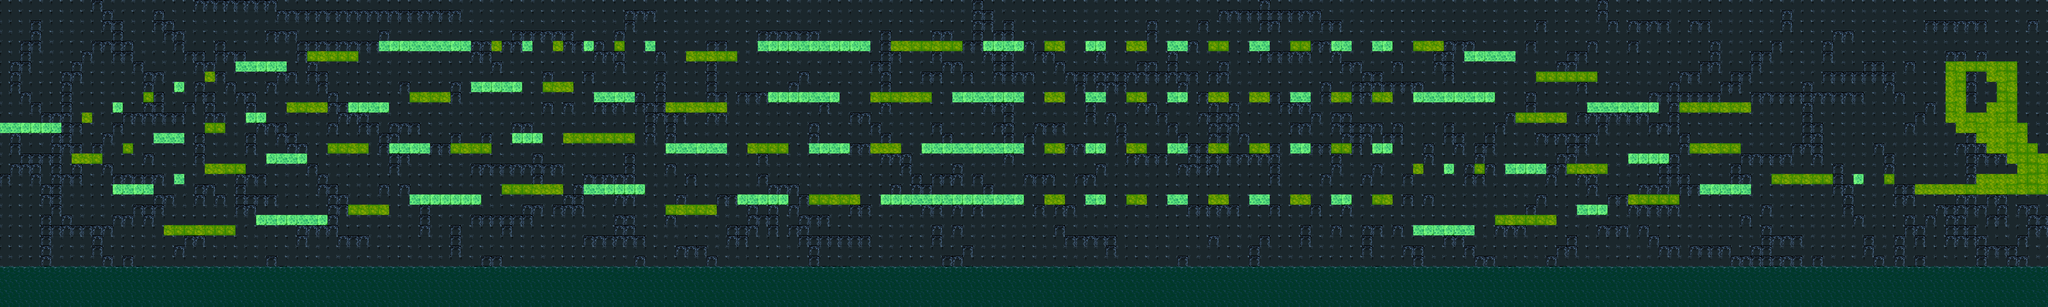

Below is a game level as drawn by its tile map, then a one-line description and the .tmx that defines it (tile-layer data replaced by summaries):
An orthogonal 200x30 tile map with 32x32 px tiles, 4 tile layers (background, water, top, Navigation) and 143 objects (10x 3, 6x 2, 4x 1).

<map version="1.0" orientation="orthogonal" renderorder="right-down" width="200" height="30" tilewidth="32" tileheight="32" nextobjectid="417">
 <tileset firstgid="1" name="platforms" tilewidth="32" tileheight="32" tilecount="30" columns="5">
  <image source="platformsPath.png" width="160" height="192" />
  <terraintypes>
   <terrain name="fire" tile="0" />
   <terrain name="ice" tile="8" />
   <terrain name="waves" tile="5" />
   <terrain name="water" tile="10" />
   <terrain name="background" tile="15" />
   <terrain name="background 1" tile="16" />
  </terraintypes>
  <tile id="0" terrain="0,0,0,0" />
  <tile id="1" terrain="0,0,0,0" />
  <tile id="5" terrain="2,2,2,2" />
  <tile id="6" terrain="2,2,2,2" />
  <tile id="7" terrain="2,2,2,2" />
  <tile id="8" terrain="1,1,1,1" />
  <tile id="10" terrain="3,3,3,3" />
  <tile id="11" terrain="3,3,3,3" />
  <tile id="12" terrain="3,3,3,3" />
  <tile id="13" terrain="1,1,1,1" />
  <tile id="15" terrain="4,4,4,4" />
  <tile id="16" terrain="5,5,5,5" />
  <tile id="17" terrain="4,4,4,4" />
  <tile id="18" terrain="5,5,5,5" />
 </tileset>
 <layer name="background" width="200" height="30">
  <data>[6000 cells, 6000 non-empty, 4 distinct tile ids]</data>
 </layer>
 <layer name="water" width="200" height="30">
  <data>[6000 cells, 800 non-empty, 6 distinct tile ids]</data>
 </layer>
 <layer name="top" width="200" height="30">
  <data>[6000 cells, 494 non-empty, 4 distinct tile ids]</data>
 </layer>
 <layer name="Navigation" width="200" height="30">
  <data>[6000 cells, 494 non-empty, 1 distinct tile ids]</data>
 </layer>
 <objectgroup name="initialPos">
  <object id="13" x="124.333" y="331.333" width="52" height="50.6667">
   <ellipse />
  </object>
 </objectgroup>
 <objectgroup name="border_col">
  <object id="1" x="0" y="0" width="6400" height="1" />
  <object id="4" x="0" y="0" width="1" height="960" />
  <object id="7" x="6399" y="0" width="1" height="960" />
  <object id="10" x="0" y="959" width="6400" height="1" />
 </objectgroup>
 <objectgroup name="poison_col">
  <object id="12" x="2" y="837" width="6400" height="4" />
 </objectgroup>
 <objectgroup name="fire_col_top">
  <object id="144" x="257.333" y="353.333" width="28.6667" height="4.66667" />
  <object id="145" x="225.333" y="482" width="92" height="4.66667" />
  <object id="146" x="386" y="450.667" width="28.6667" height="6" />
  <object id="147" x="449.333" y="289.333" width="29.3333" height="4.66667" />
  <object id="148" x="641.333" y="514" width="124" height="5.33333" />
  <object id="149" x="642.667" y="386" width="58.6667" height="6" />
  <object id="150" x="640.667" y="226" width="30.6667" height="6.66667" />
  <object id="151" x="897.333" y="320.667" width="124.667" height="6" />
  <object id="152" x="1026" y="449.333" width="124.667" height="5.33333" />
  <object id="154" x="962.667" y="162" width="156.667" height="5.33333" />
  <object id="155" x="1091.33" y="642.667" width="120.667" height="4.66667" />
  <object id="156" x="1282" y="290.667" width="124.667" height="6" />
  <object id="157" x="1412" y="450.667" width="120.667" height="6.66667" />
  <object id="158" x="1570.67" y="578.667" width="186.667" height="4.66667" />
  <object id="159" x="1536" y="130" width="31.3333" height="4.66667" />
  <object id="160" x="1730" y="128.667" width="28.6667" height="6" />
  <object id="161" x="1923.33" y="129.333" width="26.6667" height="4.66667" />
  <object id="163" x="1761.33" y="418" width="220" height="6" />
  <object id="164" x="1698" y="258" width="90.6667" height="5.33333" />
  <object id="165" x="2082.67" y="322" width="186" height="4.66667" />
  <object id="166" x="2146" y="161.333" width="155.333" height="5.33333" />
  <object id="167" x="2082" y="644" width="155.333" height="4.66667" />
  <object id="168" x="2337.33" y="450.667" width="123.333" height="4.66667" />
  <object id="169" x="2721.33" y="450" width="90.6667" height="6" />
  <object id="170" x="2530" y="610.667" width="153.333" height="4" />
  <object id="171" x="2722" y="289.333" width="188" height="4.66667" />
  <object id="172" x="2785.33" y="130" width="222" height="5.33333" />
  <object id="173" x="3266" y="610" width="60.6667" height="4.66667" />
  <object id="174" x="3265.33" y="450.667" width="61.3333" height="4.66667" />
  <object id="175" x="3266" y="289.333" width="60.6667" height="6" />
  <object id="176" x="3266.67" y="130" width="60" height="5.33333" />
  <object id="177" x="3522.67" y="610.667" width="60" height="6.66667" />
  <object id="178" x="3522.67" y="450" width="58.6667" height="4.66667" />
  <object id="179" x="3524" y="292" width="57.3333" height="4" />
  <object id="180" x="3522" y="129.333" width="58.6667" height="6" />
  <object id="181" x="3779.33" y="131.333" width="57.3333" height="5.33333" />
  <object id="182" x="3778" y="290.667" width="60" height="6" />
  <object id="183" x="3777.33" y="451.333" width="60.6667" height="6" />
  <object id="184" x="3779.33" y="610" width="56.6667" height="4.66667" />
  <object id="185" x="3905.33" y="288.667" width="60.6667" height="8" />
  <object id="186" x="3906.67" y="450" width="60" height="7.33333" />
  <object id="187" x="4034" y="610.667" width="60.6667" height="5.33333" />
  <object id="188" x="4034.67" y="129.333" width="60" height="6" />
  <object id="189" x="4162" y="288.667" width="60.6667" height="7.33333" />
  <object id="190" x="4163.33" y="451.333" width="57.3333" height="6.66667" />
  <object id="191" x="4291.33" y="611.333" width="58.6667" height="6" />
  <object id="192" x="4290" y="290.667" width="58.6667" height="6" />
  <object id="193" x="4418.67" y="130.667" width="91.3333" height="6.66667" />
  <object id="194" x="4419.33" y="513.333" width="26.6667" height="3.33333" />
  <object id="195" x="4609.33" y="514" width="29.3333" height="5.33333" />
  <object id="196" x="4740" y="354" width="154" height="4" />
  <object id="197" x="4804" y="226" width="185.333" height="5.33333" />
  <object id="198" x="4676.67" y="674.667" width="184" height="5.33333" />
  <object id="199" x="4896.67" y="514" width="125.333" height="6" />
  <object id="200" x="5089.33" y="609.333" width="155.333" height="7.33333" />
  <object id="201" x="5281.33" y="448" width="156.667" height="6" />
  <object id="202" x="5254" y="322.667" width="216" height="6" />
  <object id="203" x="5538" y="546.667" width="188.667" height="5.33333" />
  <object id="204" x="5891.33" y="545.333" width="26" height="6" />
  <object id="267" x="513.5" y="706" width="219.5" height="6" />
 </objectgroup>
 <objectgroup name="ice_col_top">
  <object id="208" x="3.5" y="385.5" width="186" height="5.5" />
  <object id="209" x="354.5" y="321.5" width="27" height="3" />
  <object id="210" x="355" y="578" width="122.5" height="5.5" />
  <object id="211" x="546" y="545.5" width="28.5" height="4.5" />
  <object id="212" x="482" y="417.5" width="92.5" height="4.5" />
  <object id="213" x="546" y="258" width="27" height="3" />
  <object id="214" x="770.5" y="354" width="57" height="4.5" />
  <object id="215" x="835" y="482.5" width="121.5" height="4" />
  <object id="216" x="738.5" y="193.5" width="155.5" height="4.5" />
  <object id="217" x="803" y="674.5" width="218.5" height="3.5" />
  <object id="218" x="1090.5" y="321.5" width="122.5" height="5.5" />
  <object id="219" x="1186" y="129" width="284.5" height="7.5" />
  <object id="220" x="1634.5" y="129" width="27" height="4.5" />
  </objectgroup>
 <objectgroup name="final_col">
  <!-- 21 objects omitted --></objectgroup>
 <objectgroup name="EnemyGargoyle">
  <!-- 20 objects omitted --></objectgroup>
 <objectgroup name="EnemySkeleton">
  <!-- 16 objects omitted --></objectgroup>
 <objectgroup name="Coin">
  <!-- 10 objects omitted --></objectgroup>
</map>
<!-- 64 of 143 objects omitted -->
